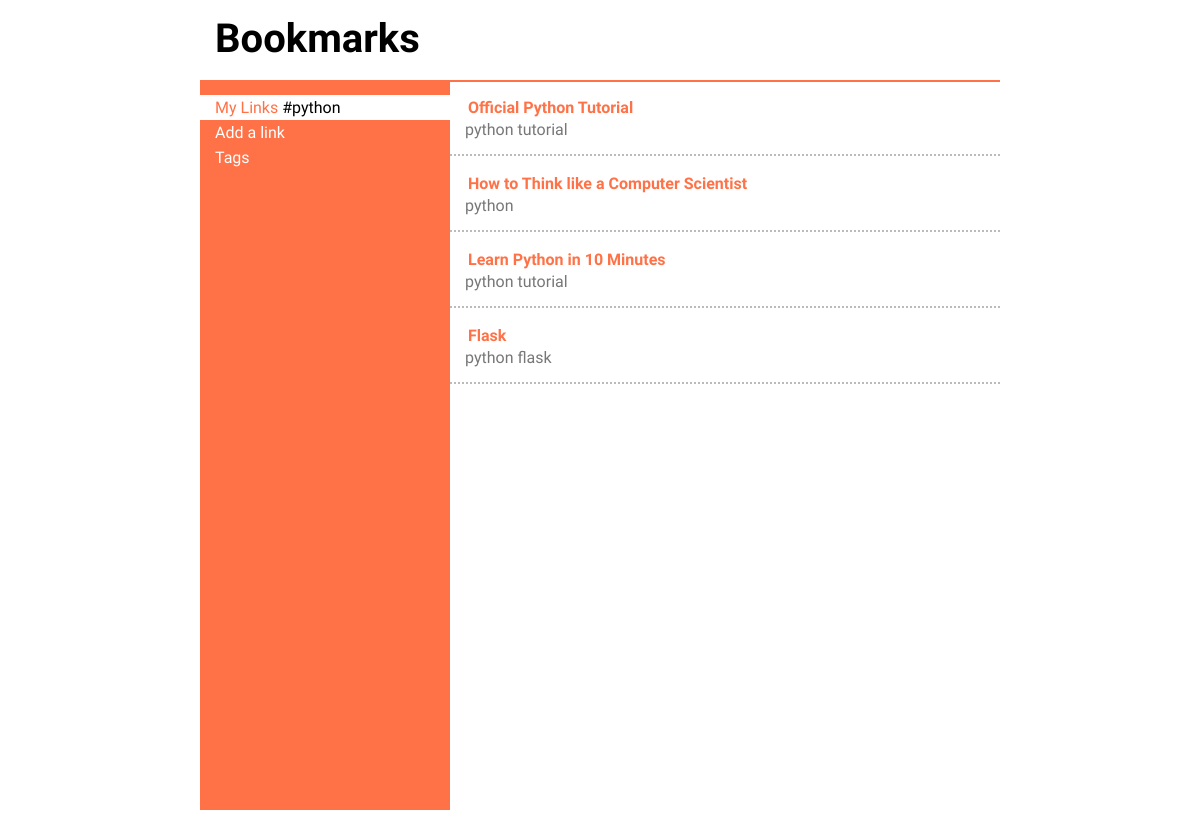
Page /bookmarks/tags/python/ on the earlier database version.
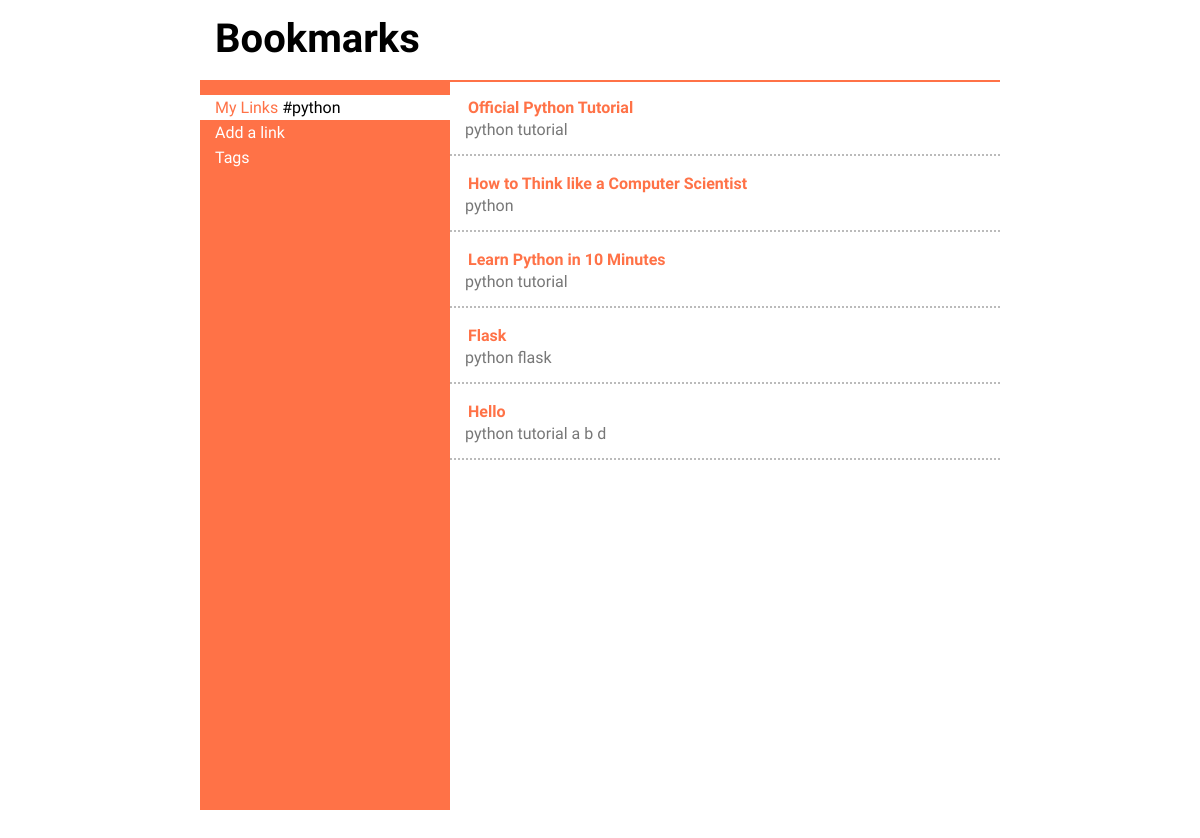
Same page on the later database version.
### main/models.py (models this page shows, shortened)
class Link(models.Model):
    title = models.CharField(max_length=128, unique=True)
    url = models.URLField()
    tags = models.ManyToManyField(Tag)

class Tag(models.Model):
    name = models.CharField(max_length=128, unique=True)

### main/views.py (the view)
# urls.py: url(r'^tags/(?P<tag_name>\w+)/$', views.tag, name='tag'),
def tag(request, tag_name):
    context = RequestContext(request)
    the_tag = Tag.objects.get(name=tag_name)
    links = the_tag.link_set.all()
    return render_to_response('main/index.html', {'links': links, 'tag_name': '#' + tag_name}, context)

### templates/main/index.html (shortened to what this page needs)
<!DOCTYPE html>
{% load static %}
<html>
    <head>
        <link rel="stylesheet" href="{% static "css/style.css" %}" media="all" />
    </head>
    <body>
        <div id="wrapper">
            <header>
                <h1>Bookmarks</h1>
            </header>
            <div id="main">
                <div id="sidebar">
                    <ul>
                        <li class="active" id="home">
                            <a href="/bookmarks">My Links</a>
                            {% if tag_name %}
                                {{ tag_name }}
                            {% endif %}
                        </li>
                        <li><a href="javascript:;" id="addLink">Add a link</a></li>
                        <li><a href="/bookmarks/tags/">Tags</a></li>
                    </ul>
                </div><div id="content">
                    {% for link in links %}
                        <div class="link">
                            <h4><a href="{{ link.url }}">{{ link.title }}</a></h4>
                            <p class="tags">
                                {% for tag in link.tags.all %}
                                    <a href="/bookmarks/tags/{{ tag.name }}/">{{ tag.name }}</a>
                                {% endfor %}
                            </p>
                        </div>
                    {% endfor %}
                </div>
            </div>
        </div>
    </body>
</html>

Differences in the rows shown:
added Link: title "Hello", Tag (name "python"), Tag (name "tutorial")
now on this page (row unchanged): Tag: name "a", shown under "Hello"
now on this page (row unchanged): Tag: name "b", shown under "Hello"
now on this page (row unchanged): Tag: name "d", shown under "Hello"
